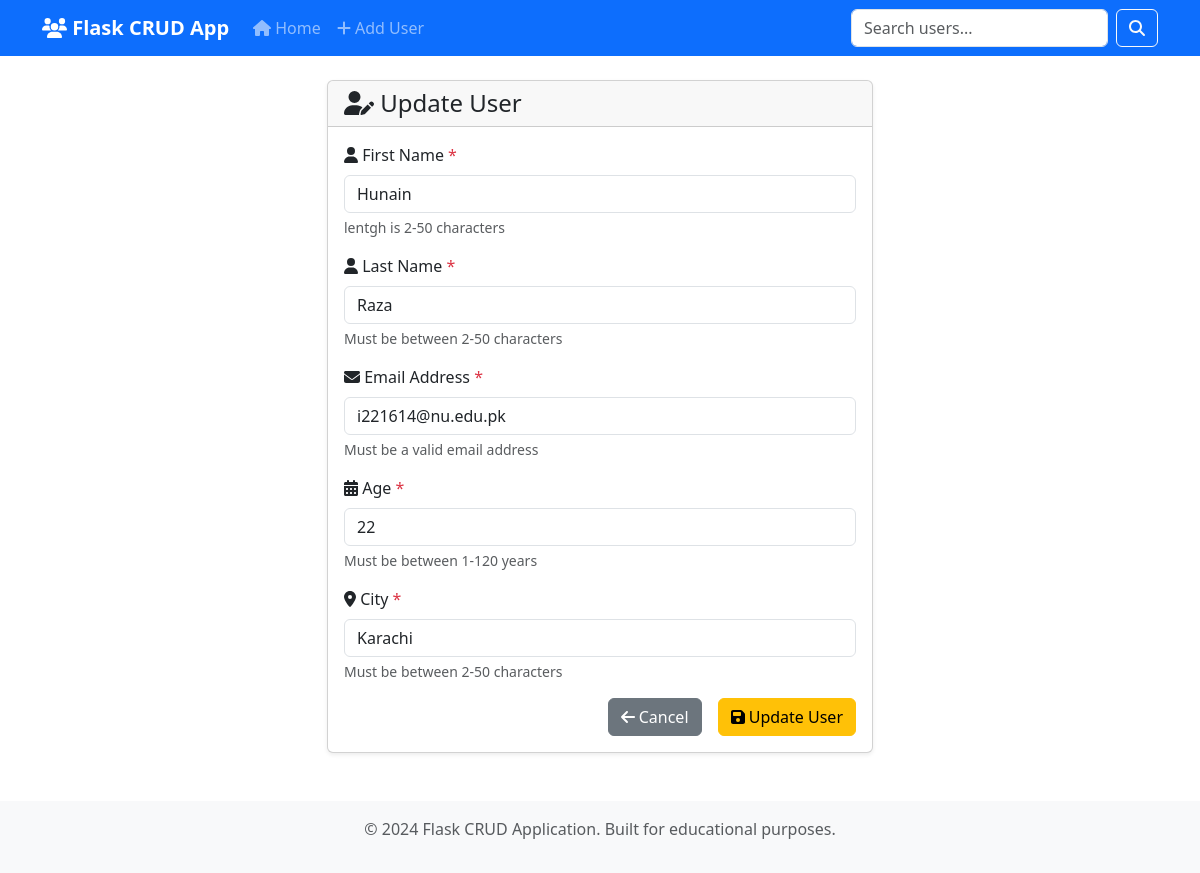
Screenshot of /update/2 with the database file from the repository.
### app.py (models this page shows, shortened)
class User(db.Model):
    id = db.Column(db.Integer, primary_key=True)
    first_name = db.Column(db.String(50), nullable=False)
    last_name = db.Column(db.String(50), nullable=False)
    email = db.Column(db.String(120), unique=True, nullable=False)
    age = db.Column(db.Integer, nullable=False)
    city = db.Column(db.String(50), nullable=False)
    created_at = db.Column(db.DateTime, default=datetime.utcnow)

### app.py (the view, shortened to what this page needs)
@app.route('/update/<int:user_id>', methods=['GET', 'POST'])
def update_user(user_id):
    user = User.query.get_or_404(user_id)
    return render_template('update.html', user=user)

### templates/update.html (shortened to what this page needs)
{% extends "base.html" %}
{% block content %}
<div class="row justify-content-center">
    <div class="col-md-8 col-lg-6">
        <div class="card">
            <div class="card-header">
                <h4 class="card-title mb-0">
                    <i class="fas fa-user-edit"></i> Update User
                </h4>
            </div>
            <div class="card-body">
                {% if user %}
                    <form method="POST" action="{{ url_for('update_user', user_id=user.id) }}" novalidate>
                        <div class="mb-3">
                            <label for="first_name" class="form-label">
                                <i class="fas fa-user"></i> First Name <span class="text-danger">*</span>
                            </label>
                            <input type="text"
                                   class="form-control"
                                   id="first_name"
                                   name="first_name"
                                   value="{{ user.first_name }}"
                                   required
                                   minlength="2"
                                   maxlength="50"
                                   placeholder="Enter first name">
                            <div class="form-text">lentgh is 2-50 characters</div>
                        </div>
                        <div class="mb-3">
                            <label for="last_name" class="form-label">
                                <i class="fas fa-user"></i> Last Name <span class="text-danger">*</span>
                            </label>
                            <input type="text"
                                   class="form-control"
                                   id="last_name"
                                   name="last_name"
                                   value="{{ user.last_name }}"
                                   required
                                   minlength="2"
                                   maxlength="50"
                                   placeholder="Enter last name">
                            <div class="form-text">Must be between 2-50 characters</div>
                        </div>
                        <div class="mb-3">
                            <label for="email" class="form-label">
                                <i class="fas fa-envelope"></i> Email Address <span class="text-danger">*</span>
                            </label>
                            <input type="email"
                                   class="form-control"
                                   id="email"
                                   name="email"
                                   value="{{ user.email }}"
                                   required
                                   maxlength="120"
                                   placeholder="Enter email address">
                            <div class="form-text">Must be a valid email address</div>
                        </div>
                        <div class="mb-3">
                            <label for="age" class="form-label">
                                <i class="fas fa-calendar-alt"></i> Age <span class="text-danger">*</span>
                            </label>
                            <input type="number"
                                   class="form-control"
                                   id="age"
                                   name="age"
                                   value="{{ user.age }}"
                                   required
                                   min="1"
                                   max="120"
                                   placeholder="Enter age">
                            <div class="form-text">Must be between 1-120 years</div>
                        </div>
                        <div class="mb-3">
                            <label for="city" class="form-label">
                                <i class="fas fa-map-marker-alt"></i> City <span class="text-danger">*</span>
                            </label>
                            <input type="text"
                                   class="form-control"
                                   id="city"
                                   name="city"
                                   value="{{ user.city }}"
                                   required
                                   minlength="2"
                                   maxlength="50"
                                   placeholder="Enter city">
                            <div class="form-text">Must be between 2-50 characters</div>
                        </div>
                        <div class="d-grid gap-2 d-md-flex justify-content-md-end">
                            <a href="{{ url_for('index') }}" class="btn btn-secondary me-md-2">
                                <i class="fas fa-arrow-left"></i> Cancel
                            </a>
                            <button type="submit" class="btn btn-warning">
                                <i class="fas fa-save"></i> Update User
                            </button>
                        </div>
                    </form>
                {% endif %}
            </div>
        </div>
    </div>
</div>
{% endblock %}

### templates/base.html (style rules this page uses)
.card { box-shadow: 0 0.125rem 0.25rem rgba(0, 0, 0, 0.075); }

### rows the page displays
User: first_name "Hunain", last_name "Raza", email "i221614@nu.edu.pk", age "22", city "Karachi"
